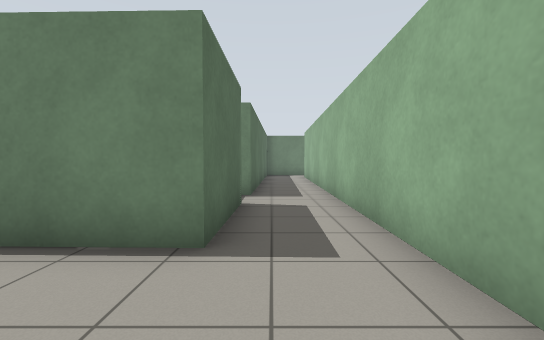
[1] (above)

16 first-person views from a walk through a Gazebo world. The camera is 0.94 m above the floor, tilts 2° down and sees 90° across. The floor is counted in squares, 1 m on a side. Each view is taken from the middle of a square. On the plan, view 1 faces up. The plan holds only what a view shows up to about 11 squares ahead; the rest is blank. The place goes on beyond the plan.

[2]
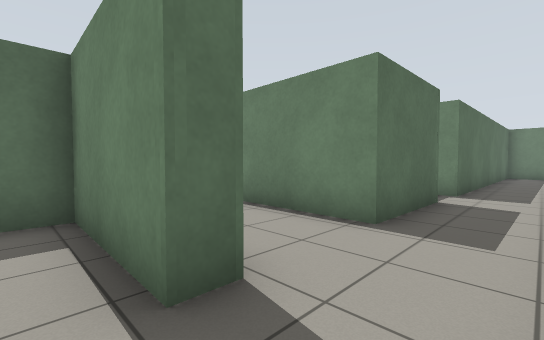

[3]
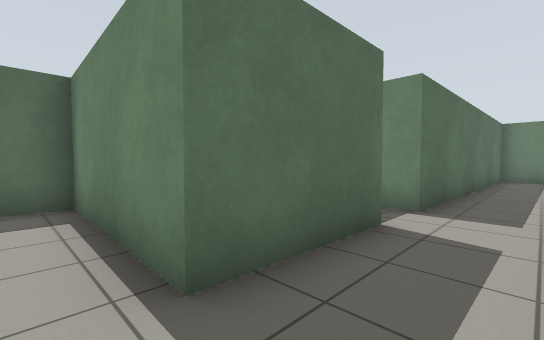

[4]
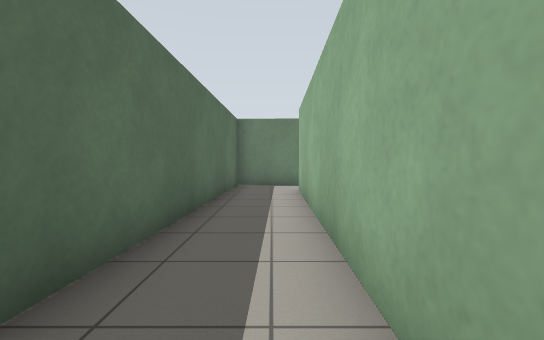

[5]
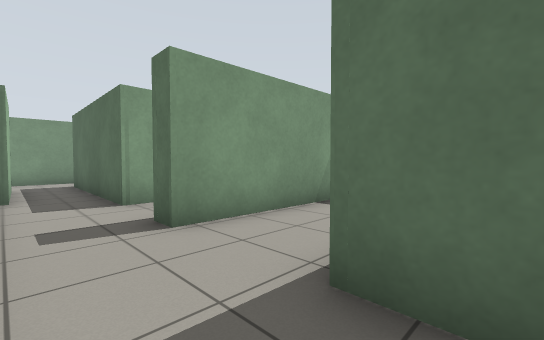

[6]
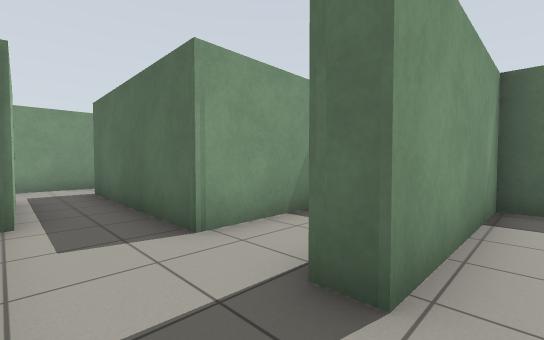

[7]
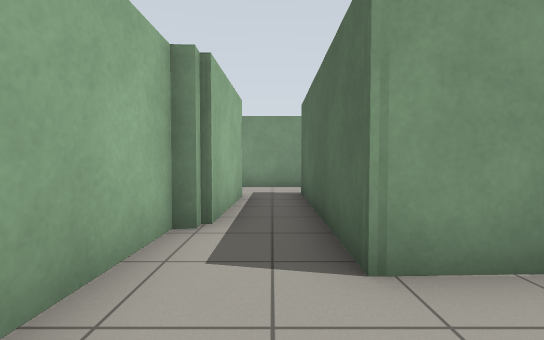

[8]
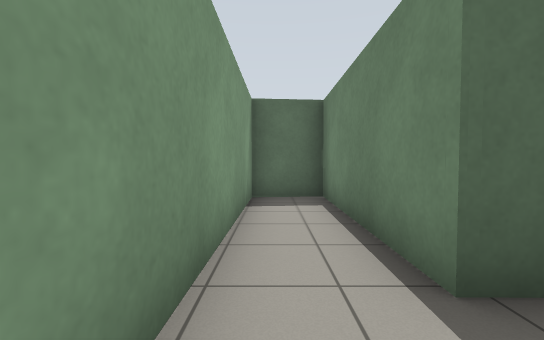

[9]
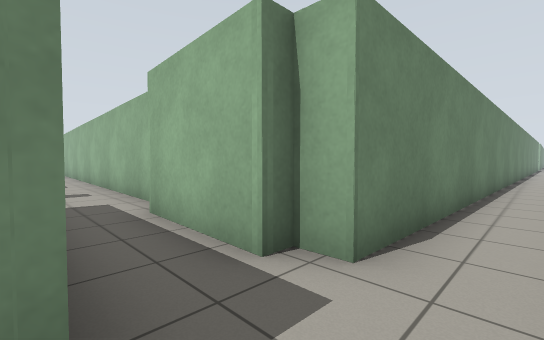

[10]
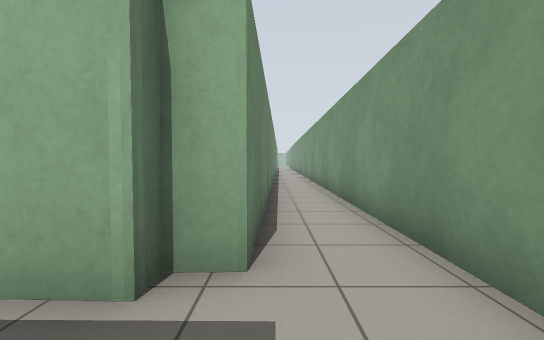

[11]
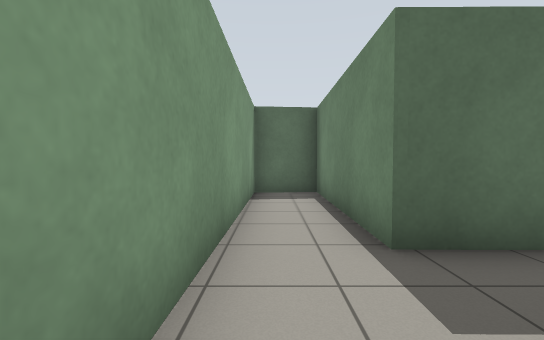

[12]
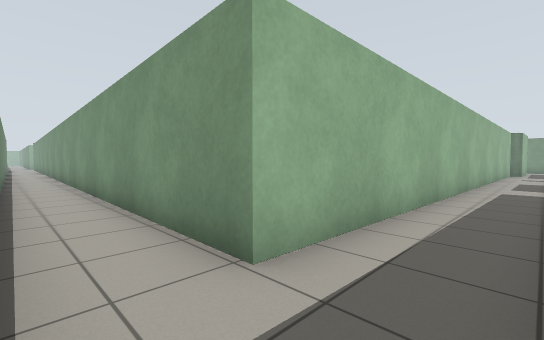

[13]
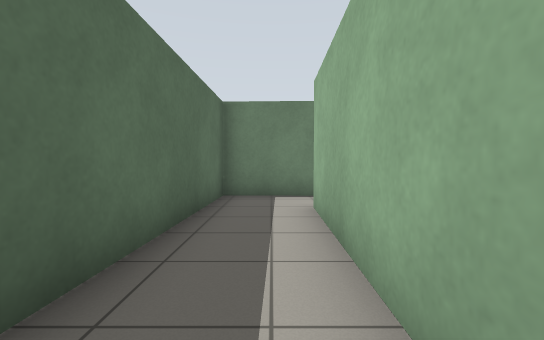

[14]
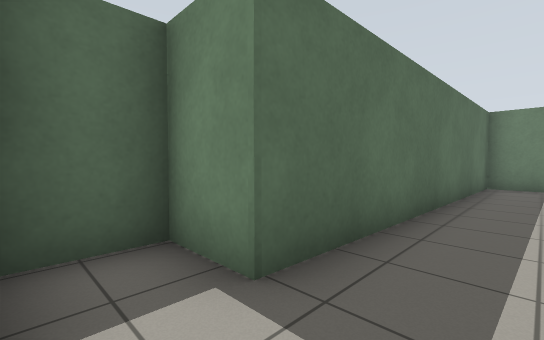

[15]
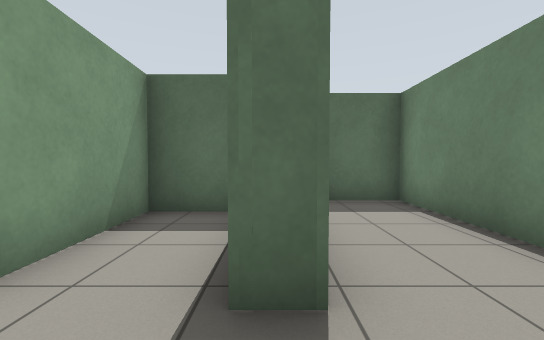

[16]
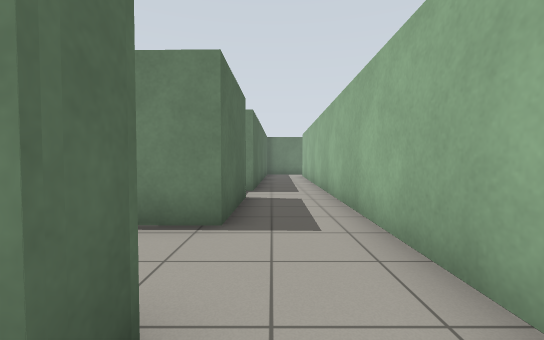

### Floor plan
Points are (right, up) in squares from view 1. A wall is a line through its corners. A room is listed if a view was taken in it or the views show most of it. See-through windows are left out.
Room 1 (views 1, 2, 7, 15, 16)
walls: (-0.8, 0.4) (-0.8, -0.3) (-4, -0.2) (-4, -2.3) (-0.8, -2.2) (-0.8, -3.4); (0.9, -3.7) (1.4, -3.7); (1.4, -4) (1.5, 0.5)
ways out: opening at (0.5, 0) to room 2; opening at (0, -4) to room 3
Room 2 (views 3, 4, 5, 6, 12, 13, 14)
walls: (-0.6, 6.1) (-0.7, 2.9) (-5.4, 3) (-5.4, 0.4) (-0.8, 0.4); (1.5, 0.5) (1.8, 15.4); (2.1, 17.2) (-0.3, 17.3) (-0.6, 7.4) (-2.1, 7.4) (-2.1, 5.9)
ways out: opening at (0.5, 0) to room 1; opening at (1, 16)
Room 3 (views 8, 9, 10)
walls: (1.3, -7.8) (1.3, -7.1) (0.8, -7.1) (0.9, -3.7); (-0.8, -3.4) (-1, -7.7) (-6.1, -7.7) (-5.9, -9.5) (1.5, -9.6)
ways out: opening at (0, -4) to room 1; opening at (2, -9) to room 4
Room 4 (view 11)
walls: (13.8, -7.9) (1.3, -7.8); (1.5, -9.6) (9.9, -9.8)
ways out: opening at (2, -9) to room 3

Where each view was taken, in squares from view 1:
view 1: 0 up, 0 right, facing up
view 2: 1 down, 1 right, facing up-left
view 3: 2 up, 1 right, facing up-left
view 4: 7 up, 1 right, facing up
view 5: 4 up, 1 right, facing down-left
view 6: 1 up, 1 right, facing down-left
view 7: 0 up, 0 right, facing down
view 8: 9 down, 1 right, facing left
view 9: 9 down, 1 left, facing up-right
view 10: 8 down, 1 left, facing right
view 11: 9 down, 2 right, facing left
view 12: 17 up, 0 right, facing down-right
view 13: 10 up, 1 right, facing up
view 14: 6 up, 1 right, facing up-left
view 15: 0 up, 1 right, facing left
view 16: 1 down, 0 right, facing up
